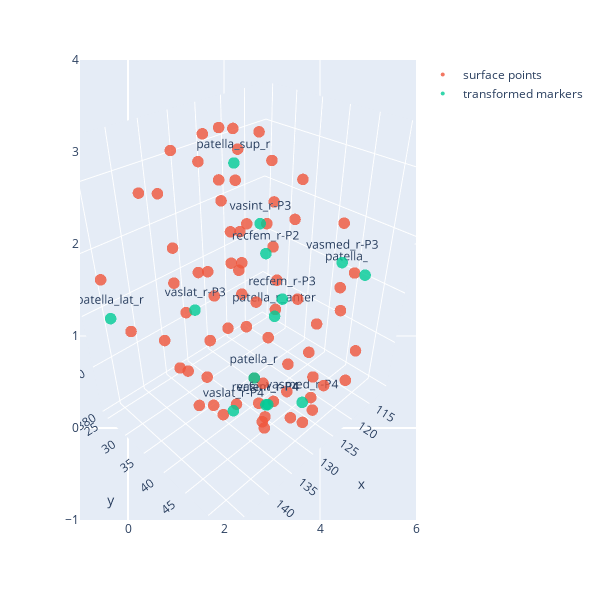

Notebook code cell kept with this figure:
### Code cell
# display patella result together with point names
import plotly.graph_objects as go
import plotly.express as px

fig = px.scatter(width=600, height=600)

fig.add_trace(go.Scatter3d(x=ptlr_pts[:,0], y=ptlr_pts[:,1], z=ptlr_pts[:,2], 
                           marker=dict(size=4, opacity=0.8), name = 'surface points', mode = 'markers'))

fig.add_trace(go.Scatter3d(x=patella_r_result[:,0], y=patella_r_result[:,1],  z=patella_r_result[:,2], 
                           marker=dict(size=4,opacity=0.8),
                            mode = 'markers + text',
                            text=patella_r_osim_mark_mscl.index,
                            textposition="top center", name = 'transformed markers'))

fig.update_scenes(aspectmode="data" )
fig.show()

### Figure 1 — Plotly figure (JSON) as saved in the notebook; plotly's stock layout.template omitted (floating-point values rounded to 4 significant figures)
{"data": [{"hovertemplate": "<extra></extra>", "legendgroup": "", "marker": {"color": "#636efa", "symbol": "circle"}, "mode": "markers", "name": "", "orientation": "v", "showlegend": false, "type": "scatter", "xaxis": "x", "yaxis": "y"}, {"marker": {"opacity": 0.8, "size": 4}, "mode": "markers", "name": "surface points", "type": "scatter3d", "x": [127.4, 119.5, 114.1, 112.5, 114.6, 118.2, 119.5, 122.8, 128.1, 124.1, 121.5, 120.6, 121.3, 122.8, 123.8, 125.6, 127.8, 128.3, 128.7, 128.9, 128.8, 128.6, 128.4, 130.2, 133.4, 135.3, 135.3, 134.2, 132.7, 130.5, 132.0, 138.2, 142.9, 141.8, 138.8, 137.0, 133.5, 132.2, 139.5, 146.0, 143.8, 139.8, 138.5, 134.9, 129.6, 132.1, 133.7, 133.3, 133.7, 133.0, 131.4, 127.2, 127.5, 127.8, 127.9, 127.7, 127.7, 127.8, 125.5, 125.4, 126.5, 126.5, 123.1, 123.6, 125.1, 121.9, 118.7, 118.7, 119.7, 119.2, 120.2, 123.0], "y": [34.82, 39.85, 43.85, 45.8, 45.38, 43.52, 43.39, 41.72, 38.96, 42.6, 49.39, 52.81, 52.21, 49.34, 47.73, 44.08, 40.77, 47.29, 51.36, 51.9, 50.19, 47.62, 43.63, 39.38, 44.37, 47.65, 48.23, 47.12, 45.29, 42.4, 36.39, 38.44, 40.68, 41.21, 40.87, 40.9, 40.26, 32.31, 28.7, 26.61, 28.84, 31.32, 32.7, 34.96, 30.41, 26.36, 24.54, 26.48, 26.52, 28.27, 31.95, 31.06, 31.0, 33.53, 33.69, 27.78, 29.2, 32.48, 32.04, 32.21, 34.25, 34.51, 30.37, 31.53, 34.06, 33.42, 33.14, 33.75, 34.75, 35.33, 36.16, 37.27], "z": [422.6, 417.4, 409.9, 401.2, 394.6, 392.8, 387.3, 385.7, 384.2, 413.9, 404.5, 394.2, 388.2, 386.1, 382.9, 382.9, 413.9, 405.0, 393.4, 387.0, 382.9, 381.8, 382.4, 414.3, 405.6, 394.1, 387.8, 383.5, 382.3, 382.6, 417.3, 409.8, 396.9, 389.7, 387.3, 383.8, 383.0, 421.5, 418.3, 406.7, 397.6, 394.9, 389.2, 386.4, 424.1, 421.4, 414.8, 406.4, 400.1, 394.9, 390.2, 424.6, 417.1, 409.8, 404.5, 400.1, 396.0, 391.1, 424.3, 416.8, 409.6, 404.3, 399.5, 395.4, 390.7, 423.2, 418.1, 411.5, 404.3, 397.9, 392.9, 389.0]}, {"marker": {"opacity": 0.8, "size": 4}, "mode": "markers+text", "name": "transformed markers", "text": ["patella_r", "patella_sup_r", "patella_lat_r", "patella_med_r", "patella_r_anter", "recfem_r-P2", "recfem_r-P3", "recfem_r-P4", "vasint_r-P3", "vasint_r-P4", "vaslat_r-P3", "vaslat_r-P4", "vasmed_r-P3", "vasmed_r-P4"], "textposition": "top center", "type": "scatter3d", "x": [128.1, 128.6, 147.3, 111.2, 129.7, 130.6, 130.2, 129.4, 128.6, 129.2, 139.9, 134.2, 118.6, 123.9], "y": [38.96, 35.42, 29.96, 46.96, 44.44, 43.31, 46.16, 42.98, 40.33, 43.13, 39.29, 40.3, 47.32, 46.17], "z": [384.2, 421.2, 402.5, 400.7, 401.2, 411.5, 405.4, 381.9, 414.1, 381.8, 405.0, 382.1, 406.5, 380.7]}], "layout": {"height": 600, "legend": {"tracegroupgap": 0}, "margin": {"t": 60}, "scene": {"aspectmode": "data"}, "width": 600, "xaxis": {"anchor": "y", "domain": [0, 1]}, "yaxis": {"anchor": "x", "domain": [0, 1]}}}
